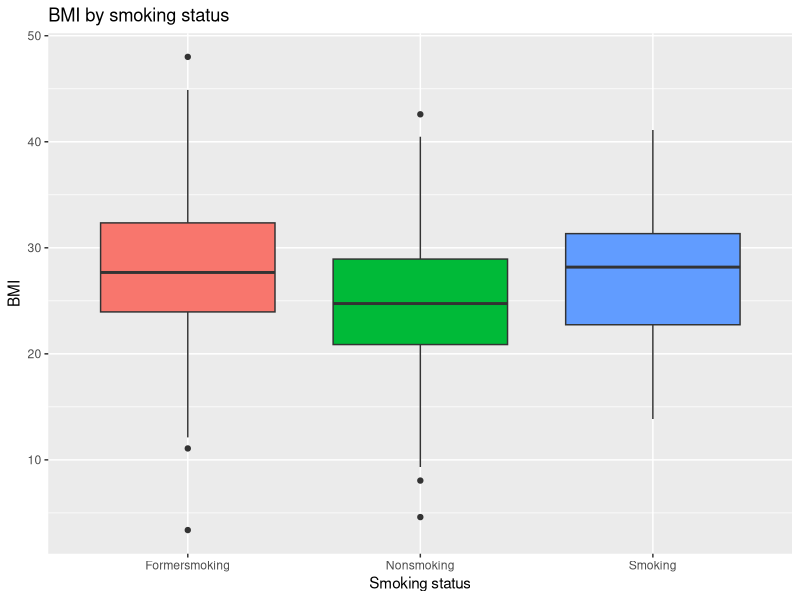
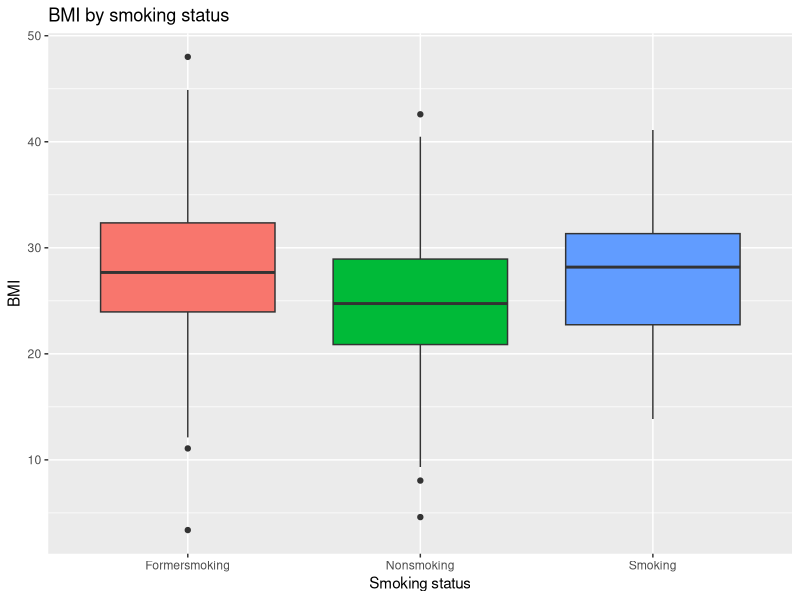
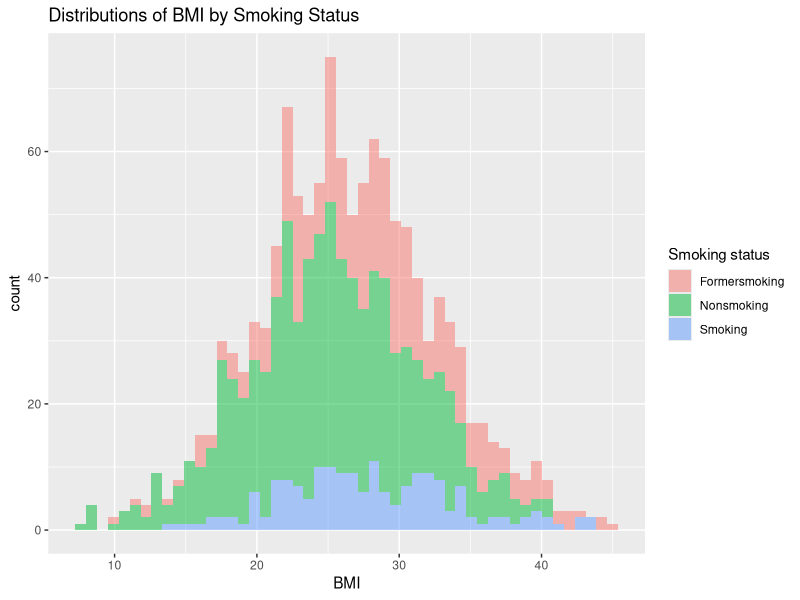

Write the R code that produced these figures, in order.
## ---- chunk 1

# ---------------------------------
# A single R script following the principles of structured programming
# description: to simulate data, conduct an ANOVA, and summarize results (statistics and graph)
# 26 March 2020
# CLM
# ---------------------------------
#

## PSEUDOCODE #######################################################################

# get_data() = generate a simulation of data for analysis
# calc_anova() = conducts ANOVA 
# summarize_anova() = extracts ANOVA results 
# graph_ano() = visualize results of analysis 

#########################################################################

# Load libraries ---------------------------------------------------------

library(ggplot2) 
library(dplyr)

# Global variables ---------------------------------------------------------

# specify group attributes
n_group <- 3 # number of groups
n_name <- c("Nonsmoking","Smoking","Formersmoking") # name the groups, these are essentially global variables
n_size <- c(707,175,355) # group sizes
n_mean <- c(25,28,28) # mean BMI value
n_sd<- c(6,6,6) # variance for each group


# Program functions ---------------------------------------------------------

# Part 1: get_data() function -----------------------------------------------------------
# ---------------------------------
#  FUNCTION get_data
#  description: simulates BMI value for 3 groups of various smoking status (smoking, nonsmoking, former)
#  inputs: vectorized values of number of groups, group names, sample size, means, and standard deviations
#  outputs: a dataframe comprising simulated data under a normal distribution (col = id, fake_data_lab, norm_val)
###################################
  get_data <- function(n_group=3,
                       n_name=c("Nonsmoking","Smoking","Formersmoking"),
                       n_size=c(707,175,355),
                       n_mean=c(25,28,28),
                       n_sd=c(6,6,6)) {
    # organize these data into a data frame with the appropriate structure
    fake_data_lab <- rep(n_name, n_size)
    id <- 1:(sum(n_size))      
    norm_val <- c(rnorm(n=n_size[1],mean=n_mean[1],sd=n_sd[1]),
                 rnorm(n=n_size[2],mean=n_mean[2],sd=n_sd[2]),
                 rnorm(n=n_size[3],mean=n_mean[3],sd=n_sd[3]))
    my_data <- data.frame(id,fake_data_lab,norm_val)

return(my_data)
} # end of get_data
# ---------------------------------

# Part 2: calc_anova() function ---------------------------------------------------------
# ---------------------------------
#  FUNCTION calc_anova
#  description: conduct ANOVA on simulated data from get_data() function
#  inputs: my_data()'s dataframe containing individuals, smoking status, and BMI (col = id, fake_data_lab, norm_val)--specifically for col 2=fake_data_lab and col 3=norm_val
#  outputs: ANOVA results
###################################
  calc_anova <- function(data=my_data) { 
    
    my_anova <- aov(data[,3] ~ data[,2], data=my_data)  # BMI by smoking status
                                                       # col 2=fake_data_lab and col 3=norm_val           
    
    return(my_anova)
} # end of calc_anova
# ---------------------------------

# Part 3: summarize_anova() function ---------------------------------------------------------

# ---------------------------------
#  FUNCTION summarize_anova
#  description: extract output from ANOVA model  
#  inputs: calc_anova()'s generated ANOVA model 
#  outputs: ANOVA output table, especially the F statistic & p value 
#################################### thanks to Sophie for explaining processes!
  summarize_anova <- function(output=my_anova) {
    
    x <- summary(output) # summarize ANOVA
    print(x)
    ls_anova <- list(F_stat=unlist(x)[7], p_val=unlist(x)[9]) # extract F and pval
    print(ls_anova)

} # end of summarize_anova
# ---------------------------------

# Part 4: graph_ano() ---------------------------------------------------------

# ---------------------------------
#  FUNCTION graph_ano()
#  description: visualize the simulated data (BMI by smoking status), specifically as a boxplot
#  inputs: get_data() function's outputs of a dataframe containing id, smoking status, and BMI
#  outputs: boxplot (BMI by smoking status)
###################################
 graph_ano <- function(data=my_data) { 
    p_ano <- ggplot(data=my_data,
                     aes(x=fake_data_lab,
                         y=norm_val,
                         fill=fake_data_lab)) + 
    geom_boxplot() + 
    labs(title='BMI by smoking status', 
         x='Smoking status', 
         y='BMI') +  
    guides(fill=FALSE) # removed legend because redundant
    
    print(p_ano)
} # end of graph_ano()
# ---------------------------------

# Program body ---------------------------------------------------------

my_data <- get_data()

my_anova <- calc_anova(data=my_data)

summary_anova <- summarize_anova(output=my_anova) 

my_graph <- graph_ano(data=my_data)


## ---- chunk 2

# ---------------------------------
# A **modified* single R script following the principles of structured programming
# description: to simulate data, conduct an ANOVA, and summarize results (statistics and graph)
# 26 March 2020
# CLM
# ---------------------------------


## PSEUDOCODE ####################################################################

# get_data() = generate a simulation of data for analysis
# calc_anova() = conducts ANOVA 
# summarize_anova() = extracts ANOVA results 
# graph_hist() = visualize results of analysis **as histograms**

#########################################################################

# *For brevity, assume the initial set up and some details on functions are similar to the original version of the structured programming 

# Program functions ---------------------------------------------------------

#  FUNCTION get_data
  get_data2 <- function(n_group=3,
                       n_name=c("Nonsmoking","Smoking","Formersmoking"),
                       n_size=c(707,175,355),
                       n_mean=c(25,28,28),
                       n_sd=c(6,6,6)) {
    fake_data_lab <- rep(n_name, n_size)
    id <- 1:(sum(n_size))      
    norm_val <- c(rnorm(n=n_size[1],mean=n_mean[1],sd=n_sd[1]),
                 rnorm(n=n_size[2],mean=n_mean[2],sd=n_sd[2]),
                 rnorm(n=n_size[3],mean=n_mean[3],sd=n_sd[3]))
        my_data2 <- data.frame(id,fake_data_lab,norm_val)
return(my_data2)
}
#  FUNCTION calc_anova
  calc_anova2 <- function(data=my_data2) { 
    my_anova2 <- aov(data[,3] ~ data[,2], data=my_data2)
    return(my_anova2)
} 

#  FUNCTION summarize_anova
  summarize_anova2 <- function(output=my_anova2) {
    y <- summary(output) 
    print(y)
    ls_anova2 <- list(F_stat=unlist(y)[7], p_val=unlist(y)[9])
    print(ls_anova2)
}

# new graph function called graph_hist()-------------------------------------------

# ---------------------------------
#  FUNCTION graph_hist()
#  description: visualize the simulated data (BMI by smoking status), specifically as **overlapping histograms**
#  inputs: get_data2() function's outputs of a dataframe containing id, smoking status, and BMI
#  outputs: histogram (BMI by smoking status)
###################################
graph_hist <- function(data=my_data2) { 
  # ggplot (data = my_data,
  #       mapping = aes(x = norm_val)) + 
  #  geom_histogram(fill = fake_data_lab) 
   
   my_hist <- ggplot(data=my_data2,
                       aes(x=norm_val)) + # distribution of BMI
         geom_histogram(aes(fill=factor(fake_data_lab)), bins=50, # tighter bin #s
                   alpha=0.5) + # make 50% transparent since multiple histograms
     # clean up labels on the graph
     labs(title='Distributions of BMI by Smoking Status',
          x='BMI',
          fill='Smoking status')
       print(my_hist)
} # end of graph_hist()
# ---------------------------------
  
  
# Program body ---------------------------------------------------------

my_data2 <- get_data2()

my_anova2 <- calc_anova2(data=my_data2)

summary_anova2 <- summarize_anova2(output=my_anova2) 

my_graph <- graph_ano(data=my_data2)
my_graph2 <- graph_hist(data=my_data2)


